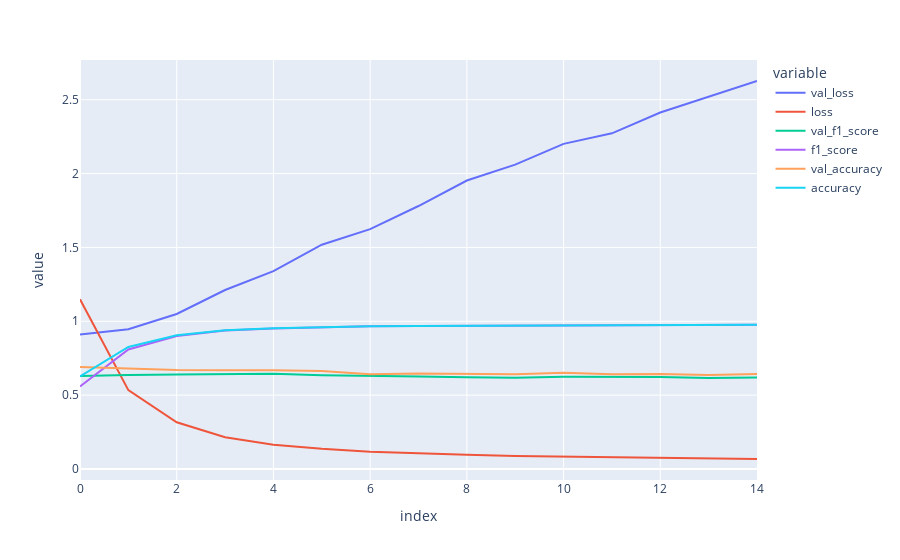

Here is the notebook cell this chart was saved with:
### Code cell
import plotly.express as px

# Babysit the model - use you favourite plot
px.line(
    pd.DataFrame(
        {
            "val_loss": history.history["val_loss"],
            "loss": history.history["loss"],
            "val_f1_score": history.history["val_f1_score"],
            "f1_score": history.history["f1_score"],
            "val_accuracy": history.history["val_accuracy"],
            "accuracy": history.history["accuracy"],
        }
    )
)

### Figure 1 — Plotly figure (JSON) as saved in the notebook; plotly's stock layout.template omitted (floating-point values rounded to 4 significant figures)
{"data": [{"hovertemplate": "variable=val_loss<br>index=%{x}<br>value=%{y}<extra></extra>", "legendgroup": "val_loss", "line": {"color": "#636efa", "dash": "solid"}, "marker": {"symbol": "circle"}, "mode": "lines", "name": "val_loss", "orientation": "v", "showlegend": true, "type": "scatter", "x": [0, 1, 2, 3, 4, 5, 6, 7, 8, 9, 10, 11, 12, 13, 14], "xaxis": "x", "y": [0.9113, 0.946, 1.049, 1.212, 1.339, 1.518, 1.624, 1.78, 1.953, 2.061, 2.201, 2.273, 2.413, 2.52, 2.627], "yaxis": "y"}, {"hovertemplate": "variable=loss<br>index=%{x}<br>value=%{y}<extra></extra>", "legendgroup": "loss", "line": {"color": "#EF553B", "dash": "solid"}, "marker": {"symbol": "circle"}, "mode": "lines", "name": "loss", "orientation": "v", "showlegend": true, "type": "scatter", "x": [0, 1, 2, 3, 4, 5, 6, 7, 8, 9, 10, 11, 12, 13, 14], "xaxis": "x", "y": [1.149, 0.5338, 0.3167, 0.215, 0.1648, 0.137, 0.1175, 0.1056, 0.0963, 0.0885, 0.08356, 0.07882, 0.07471, 0.07092, 0.06773], "yaxis": "y"}, {"hovertemplate": "variable=val_f1_score<br>index=%{x}<br>value=%{y}<extra></extra>", "legendgroup": "val_f1_score", "line": {"color": "#00cc96", "dash": "solid"}, "marker": {"symbol": "circle"}, "mode": "lines", "name": "val_f1_score", "orientation": "v", "showlegend": true, "type": "scatter", "x": [0, 1, 2, 3, 4, 5, 6, 7, 8, 9, 10, 11, 12, 13, 14], "xaxis": "x", "y": [0.6291, 0.6371, 0.639, 0.6411, 0.6449, 0.6354, 0.6284, 0.6263, 0.6206, 0.6182, 0.6242, 0.623, 0.6233, 0.6164, 0.6201], "yaxis": "y"}, {"hovertemplate": "variable=f1_score<br>index=%{x}<br>value=%{y}<extra></extra>", "legendgroup": "f1_score", "line": {"color": "#ab63fa", "dash": "solid"}, "marker": {"symbol": "circle"}, "mode": "lines", "name": "f1_score", "orientation": "v", "showlegend": true, "type": "scatter", "x": [0, 1, 2, 3, 4, 5, 6, 7, 8, 9, 10, 11, 12, 13, 14], "xaxis": "x", "y": [0.5581, 0.8091, 0.9006, 0.9379, 0.9512, 0.9593, 0.9657, 0.968, 0.9694, 0.9715, 0.9732, 0.9733, 0.9765, 0.9756, 0.9771], "yaxis": "y"}, {"hovertemplate": "variable=val_accuracy<br>index=%{x}<br>value=%{y}<extra></extra>", "legendgroup": "val_accuracy", "line": {"color": "#FFA15A", "dash": "solid"}, "marker": {"symbol": "circle"}, "mode": "lines", "name": "val_accuracy", "orientation": "v", "showlegend": true, "type": "scatter", "x": [0, 1, 2, 3, 4, 5, 6, 7, 8, 9, 10, 11, 12, 13, 14], "xaxis": "x", "y": [0.691, 0.678, 0.67, 0.668, 0.669, 0.663, 0.641, 0.647, 0.643, 0.641, 0.651, 0.641, 0.643, 0.636, 0.643], "yaxis": "y"}, {"hovertemplate": "variable=accuracy<br>index=%{x}<br>value=%{y}<extra></extra>", "legendgroup": "accuracy", "line": {"color": "#19d3f3", "dash": "solid"}, "marker": {"symbol": "circle"}, "mode": "lines", "name": "accuracy", "orientation": "v", "showlegend": true, "type": "scatter", "x": [0, 1, 2, 3, 4, 5, 6, 7, 8, 9, 10, 11, 12, 13, 14], "xaxis": "x", "y": [0.6274, 0.8262, 0.9052, 0.9398, 0.9524, 0.9602, 0.9664, 0.9686, 0.97, 0.972, 0.9736, 0.9738, 0.9768, 0.976, 0.9774], "yaxis": "y"}], "layout": {"legend": {"title": {"text": "variable"}, "tracegroupgap": 0}, "margin": {"t": 60}, "xaxis": {"anchor": "y", "domain": [0, 1], "title": {"text": "index"}}, "yaxis": {"anchor": "x", "domain": [0, 1], "title": {"text": "value"}}}}
